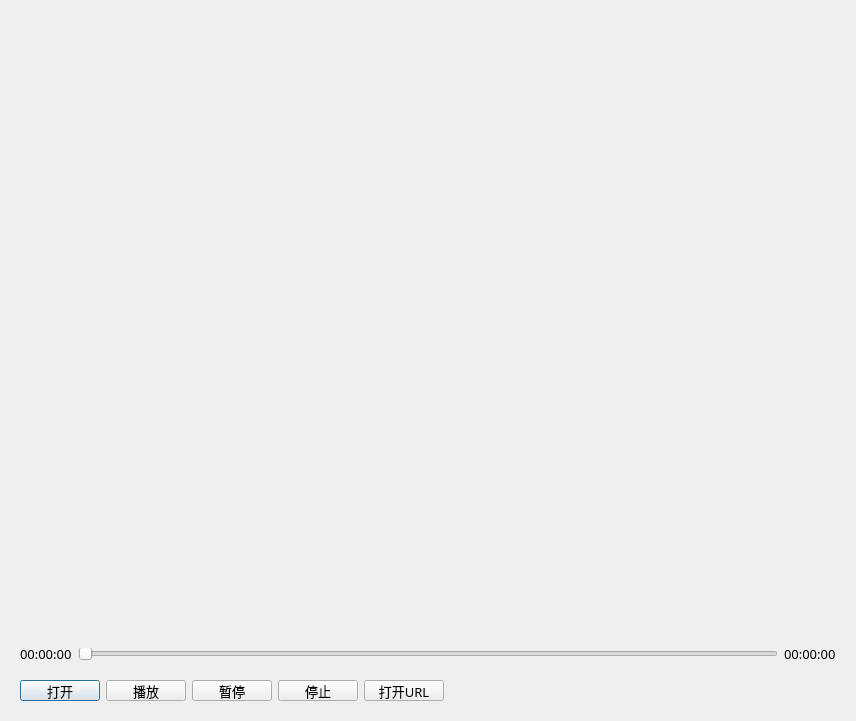
<?xml version="1.0" encoding="UTF-8"?>
<ui version="4.0">
 <class>PlayerDialog</class>
 <widget class="QDialog" name="PlayerDialog">
  <property name="geometry">
   <rect>
    <x>0</x>
    <y>0</y>
    <width>856</width>
    <height>721</height>
   </rect>
  </property>
  <property name="font">
   <font>
    <family>微软雅黑</family>
    <pointsize>10</pointsize>
   </font>
  </property>
  <property name="windowTitle">
   <string>MediaPlayer</string>
  </property>
  <layout class="QVBoxLayout" name="verticalLayout_2">
   <item>
    <widget class="QWidget" name="wdg_content" native="true">
     <layout class="QVBoxLayout" name="verticalLayout">
      <item>
       <widget class="MyOpenGLWidget" name="wdg_show" native="true"/>
      </item>
     </layout>
    </widget>
   </item>
   <item>
    <widget class="QLabel" name="lb_videoName">
     <property name="minimumSize">
      <size>
       <width>0</width>
       <height>24</height>
      </size>
     </property>
     <property name="maximumSize">
      <size>
       <width>16777215</width>
       <height>24</height>
      </size>
     </property>
     <property name="text">
      <string/>
     </property>
     <property name="alignment">
      <set>Qt::AlignCenter</set>
     </property>
    </widget>
   </item>
   <item>
    <widget class="QWidget" name="wdg_middle" native="true">
     <property name="minimumSize">
      <size>
       <width>0</width>
       <height>30</height>
      </size>
     </property>
     <property name="maximumSize">
      <size>
       <width>16777215</width>
       <height>30</height>
      </size>
     </property>
     <layout class="QHBoxLayout" name="horizontalLayout_2">
      <item>
       <widget class="QLabel" name="lb_curTime">
        <property name="text">
         <string>00:00:00</string>
        </property>
       </widget>
      </item>
      <item>
       <widget class="QSlider" name="slider_progress">
        <property name="orientation">
         <enum>Qt::Horizontal</enum>
        </property>
       </widget>
      </item>
      <item>
       <widget class="QLabel" name="lb_totalTime">
        <property name="text">
         <string>00:00:00</string>
        </property>
       </widget>
      </item>
     </layout>
    </widget>
   </item>
   <item>
    <widget class="QWidget" name="wdg_bottom" native="true">
     <property name="minimumSize">
      <size>
       <width>0</width>
       <height>35</height>
      </size>
     </property>
     <property name="maximumSize">
      <size>
       <width>16777215</width>
       <height>35</height>
      </size>
     </property>
     <widget class="QPushButton" name="pb_start">
      <property name="geometry">
       <rect>
        <x>9</x>
        <y>5</y>
        <width>80</width>
        <height>21</height>
       </rect>
      </property>
      <property name="text">
       <string>打开</string>
      </property>
     </widget>
     <widget class="QPushButton" name="pb_resume">
      <property name="geometry">
       <rect>
        <x>95</x>
        <y>5</y>
        <width>80</width>
        <height>21</height>
       </rect>
      </property>
      <property name="text">
       <string>播放</string>
      </property>
     </widget>
     <widget class="QPushButton" name="pb_pause">
      <property name="geometry">
       <rect>
        <x>181</x>
        <y>5</y>
        <width>80</width>
        <height>21</height>
       </rect>
      </property>
      <property name="text">
       <string>暂停</string>
      </property>
     </widget>
     <widget class="QPushButton" name="pb_stop">
      <property name="geometry">
       <rect>
        <x>267</x>
        <y>5</y>
        <width>80</width>
        <height>21</height>
       </rect>
      </property>
      <property name="text">
       <string>停止</string>
      </property>
     </widget>
     <widget class="QPushButton" name="pb_openUrl">
      <property name="geometry">
       <rect>
        <x>353</x>
        <y>5</y>
        <width>80</width>
        <height>21</height>
       </rect>
      </property>
      <property name="text">
       <string>打开URL</string>
      </property>
     </widget>
    </widget>
   </item>
  </layout>
 </widget>
 <customwidgets>
  <customwidget>
   <class>MyOpenGLWidget</class>
   <extends>QWidget</extends>
   <header location="global">myopenglwidget.h</header>
   <container>1</container>
  </customwidget>
 </customwidgets>
 <resources/>
 <connections/>
</ui>
